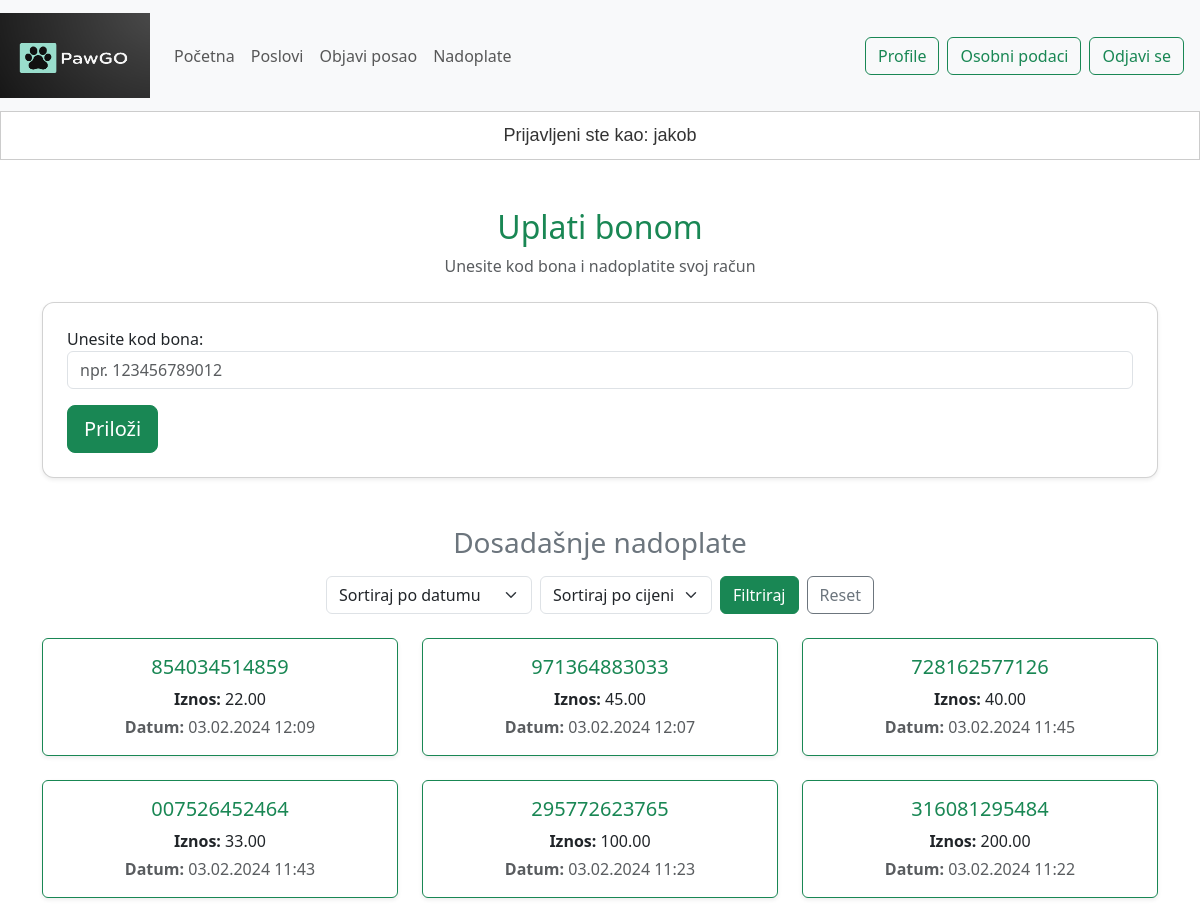
The page /pawgoapp/nadoplate/ (signed in) on the database its author committed.
### accounts/models.py (models this page shows, shortened)
class CustomUser(AbstractUser):
    phone_number = PhoneNumberField(null=True, blank=True, unique=True)
    is_walker=models.BooleanField(default=False)
    token_balance=MoneyField(max_digits=10, decimal_places=2, default_currency='EUR', default=0)
    used_topups=models.ManyToManyField(TopUp, blank=True)

### pawgoapp/models.py (models this page shows, shortened)
class TopUp(models.Model):
    code=models.CharField(max_length=12, default=generate_code, blank=True)
    value=MoneyField(max_digits=10, decimal_places=2, default_currency='EUR', default=0)
    expiration_date=models.DateTimeField(default=timezone.now()+timedelta(days=10))
    isused=models.BooleanField(default=False)

### pawgoapp/views.py (the view)
# urls.py: path('nadoplate/', views.nadoplate, name="nadoplate"),
@login_required
def nadoplate(request):
    nadoplate = request.user.used_topups.all().order_by('-expiration_date')
    context={
        'nadoplate':nadoplate,
    }
    return render(request, 'pawgoapp/nadoplate.html',context)

### pawgoapp/templates/pawgoapp/nadoplate.html (shortened to what this page needs)
{% extends 'pawgoapp/base.html' %}
{% load static %}
{% block content %}
<div class="container mt-5">
  <div class="text-center mb-4">
    <h2 class="text-success font-weight-bold">Uplati bonom</h2>
    <p class="text-muted">Unesite kod bona i nadoplatite svoj račun</p>
  </div>
  <div class="card shadow-sm p-4 mb-5" style="border-radius: 12px;">
    <form method="POST" action="{% url 'topup' %}">
      <div class="form-group">
        <label for="code" class="font-weight-bold">Unesite kod bona:</label>
        <input
          type="text"
          class="form-control"
          id="code"
          name="code"
          placeholder="npr. 123456789012"
          required
        />
      </div>
      <button type="submit" class="btn btn-success btn-block btn-lg mt-3">
        Priloži
      </button>
    </form>
  </div>
  <h3 class="mb-3 text-center text-secondary">Dosadašnje nadoplate</h3>
  <div class="d-flex justify-content-center mb-4 gap-2">
    <select id="sort-date" class="form-select w-auto">
      <option value="">Sortiraj po datumu</option>
    </select>
    <select id="sort-value" class="form-select w-auto">
      <option value="">Sortiraj po cijeni</option>
    </select>
    <button id="apply-filter" class="btn btn-success">Filtriraj</button>
    <button id="reset-filter" class="btn btn-outline-secondary">Reset</button>
  </div>
  <div id="topup-list" class="row">
    {% if nadoplate %}
      {% for nadoplata in nadoplate %}
        {% if nadoplata.isused %}
          <div class="col-md-6 col-lg-4 mb-4 topup-card"
              data-value="{{ nadoplata.value.amount }}"
              data-date="{{ nadoplata.expiration_date|date:'Y-m-d H:i:s' }}">
            <div class="card shadow-sm h-100 border-success">
              <div class="card-body text-center">
                <h5 class="card-title text-success">{{ nadoplata.code }}</h5>
                <p class="mb-1"><strong>Iznos:</strong> {{ nadoplata.value }}</p>
                <p class="mb-0 text-muted"><strong>Datum:</strong> {{ nadoplata.expiration_date|date:"d.m.Y H:i" }}</p>
              </div>
            </div>
          </div>
        {% endif %}
      {% endfor %}
    {% else %}
      <div class="alert alert-info text-center w-100">
        Još nemate zabilježenih uplata!
      </div>
    {% endif %}
  </div>
</div>
{% endblock content %}

### pawgoapp/templates/pawgoapp/base.html (shortened to what this page needs)
{% load static %}
<!DOCTYPE html>
<html lang="en">
  <head>
    <link rel="stylesheet" href="{% static 'pawgoapp/css/base.css' %}">
    <link rel="stylesheet" href="{% static 'pawgoapp/css/home.css' %}">
    <link rel="stylesheet" href="{% static 'pawgoapp/css/user_dashboard.css' %}">
    <link rel="stylesheet" href="https://cdnjs.cloudflare.com/ajax/libs/font-awesome/6.0.0/css/all.min.css">
    <link href="https://cdn.jsdelivr.net/npm/bootstrap@5.3.2/dist/css/bootstrap.min.css" rel="stylesheet">
  </head>
  <body>
    <nav class="navbar navbar-expand-lg navbar-light bg-light">
      <img class="navbar-brand" src="{% static 'pawgoapp/images/logo.png' %}" style="width: 150px; height: 95px" />
      <div class="collapse navbar-collapse" id="navbarSupportedContent">
        <ul class="navbar-nav me-auto mb-2 mb-lg-0">
          <li class="nav-item">
            <a class="nav-link" href="{% url 'home' %}">Početna</a>
          </li>
          <li class="nav-item">
            <a class="nav-link" href="{% url 'jobs:jobs_list' %}">Poslovi</a>
          </li>
          <li class="nav-item">
            <a class="nav-link" href="{% url 'jobs:new_job' %}">Objavi posao</a>
          </li>
          <li class="nav-item">
            <a class="nav-link" href="{% url 'nadoplate' %}">Nadoplate</a>
          </li>
        </ul>
        <div class="d-flex me-3">
          {% if not request.user.is_authenticated %}
            <a class="btn btn-outline-success me-2" href="{% url 'login' %}">Prijavi se</a>
            <a class="btn btn-outline-success" href="{% url 'register' %}">Registriraj se</a>
          {% else %}
            <a class="btn btn-outline-success me-2" href="{% url 'profile' %}">Profile</a>
            <a class="btn btn-outline-success me-2" href="{% url 'dashboard' %}">Osobni podaci</a>
            <form method="post" action="{% url 'logout' %}">
              <button type="submit" class="btn btn-outline-success">Odjavi se</button>
            </form>
          {% endif %}
        </div>
      </div>
    </nav>
    {% if request.user.is_authenticated %}
      <p id="logged_as">Prijavljeni ste kao: {{ request.user.username }}</p>
    {% endif %}
    {% block content %}{% endblock content %}
  </body>
</html>

### pawgoapp/static/pawgoapp/css/base.css (style rules this page uses)
#logged_as { display: flex; justify-content: space-evenly; border: 1px solid #ccc; padding: 10px; color: #333; font-family: 'Trebuchet MS', sans-serif; font-size: large; }

### rows shown on the page
CustomUser: user.username "jakob"
TopUp: code "854034514859", value "22.00", expiration_date "03.02.2024 12:09"
TopUp: code "971364883033", value "45.00", expiration_date "03.02.2024 12:07"
TopUp: code "728162577126", value "40.00", expiration_date "03.02.2024 11:45"
TopUp: code "007526452464", value "33.00", expiration_date "03.02.2024 11:43"
TopUp: code "295772623765", value "100.00", expiration_date "03.02.2024 11:23"
TopUp: code "316081295484", value "200.00", expiration_date "03.02.2024 11:22"
